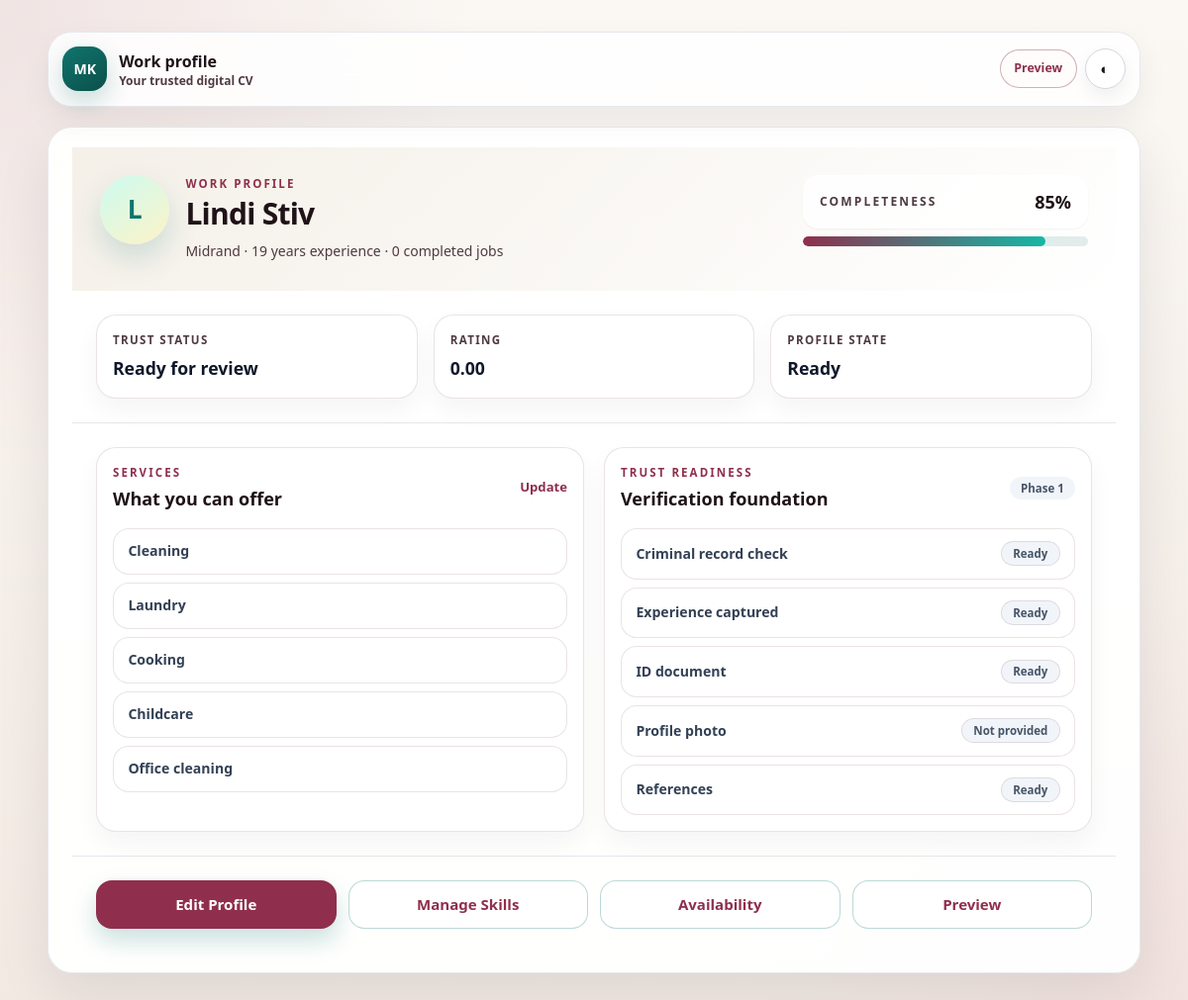
Page /helpers/profile/ (signed in) on the committed database.
### helpers/models.py (models this page shows, shortened)
class HelperProfile(models.Model):
    class TrustStatus(models.TextChoices):
        NEW = "NEW", "New"
        PROFILE_STARTED = "PROFILE_STARTED", "Profile started"
        READY_FOR_REVIEW = "READY_FOR_REVIEW", "Ready for review"
        VERIFIED = "VERIFIED", "Verified"
        SUSPENDED = "SUSPENDED", "Suspended"
    user = models.OneToOneField(settings.AUTH_USER_MODEL, on_delete=models.CASCADE, related_name="helper_profile")
    display_name = models.CharField(max_length=120, blank=True)
    profile_photo = models.FileField(upload_to="helpers/profile_photos/", blank=True, null=True)
    location = models.CharField(max_length=255, blank=True)
    location_locality = models.ForeignKey(
        "locations.Locality",
        on_delete=models.SET_NULL,
        null=True,
        blank=True,
        related_name="helper_profiles",
    )
    preferred_work_area = models.CharField(max_length=255, blank=True)
    preferred_work_area_locality = models.ForeignKey(
        "locations.Locality",
        on_delete=models.SET_NULL,
        null=True,
        blank=True,
        related_name="helper_work_area_profiles",
    )
    bio = models.TextField(blank=True)
    years_experience = models.PositiveSmallIntegerField(default=0)
    availability_summary = models.CharField(max_length=255, blank=True)
    is_active = models.BooleanField(default=True)
    is_profile_complete = models.BooleanField(default=False)
    is_verified = models.BooleanField(default=False)
    trust_status = models.CharField(max_length=24, choices=TrustStatus.choices, default=TrustStatus.NEW)
    profile_completion_percent = models.PositiveSmallIntegerField(default=0)
    average_rating = models.DecimalField(max_digits=3, decimal_places=2, default=0)
    completed_jobs = models.PositiveIntegerField(default=0)
    created_at = models.DateTimeField(auto_now_add=True)
    updated_at = models.DateTimeField(auto_now=True)
    class Meta:
        indexes = [
            models.Index(fields=["is_active", "is_profile_complete"]),
            models.Index(fields=["trust_status"]),
            models.Index(fields=["location"]),
        ]

class HelperSkill(models.Model):
    helper = models.ForeignKey(HelperProfile, on_delete=models.CASCADE, related_name="skills")
    category = models.ForeignKey(ServiceCategory, on_delete=models.PROTECT, related_name="helper_skills")
    years_experience = models.PositiveSmallIntegerField(default=0)
    skill_note = models.CharField(max_length=255, blank=True)
    is_primary = models.BooleanField(default=False)
    created_at = models.DateTimeField(auto_now_add=True)
    updated_at = models.DateTimeField(auto_now=True)
    class Meta:
        unique_together = ("helper", "category")
        ordering = ["-is_primary", "category__sort_order", "category__name"]

class ServiceCategory(models.Model):
    name = models.CharField(max_length=80, unique=True)
    slug = models.SlugField(max_length=120, unique=True)
    description = models.TextField(blank=True)
    is_active = models.BooleanField(default=True)
    sort_order = models.PositiveSmallIntegerField(default=0)
    created_at = models.DateTimeField(auto_now_add=True)
    updated_at = models.DateTimeField(auto_now=True)
    class Meta:
        ordering = ["sort_order", "name"]

class HelperTrustSignal(models.Model):
    class SignalType(models.TextChoices):
        ID_DOCUMENT = "ID_DOCUMENT", "ID document"
        CRIMINAL_RECORD_CHECK = "CRIMINAL_RECORD_CHECK", "Criminal record check"
        REFERENCES = "REFERENCES", "References"
        EXPERIENCE_CAPTURED = "EXPERIENCE_CAPTURED", "Experience captured"
        PROFILE_PHOTO = "PROFILE_PHOTO", "Profile photo"
    class SignalStatus(models.TextChoices):
        NOT_PROVIDED = "NOT_PROVIDED", "Not provided"
        READY = "READY", "Ready"
        PENDING_REVIEW = "PENDING_REVIEW", "Pending review"
        APPROVED = "APPROVED", "Approved"
        REJECTED = "REJECTED", "Rejected"
    helper = models.ForeignKey(HelperProfile, on_delete=models.CASCADE, related_name="trust_signals")
    signal_type = models.CharField(max_length=40, choices=SignalType.choices)
    status = models.CharField(max_length=20, choices=SignalStatus.choices, default=SignalStatus.NOT_PROVIDED)
    notes = models.CharField(max_length=255, blank=True)
    created_at = models.DateTimeField(auto_now_add=True)
    updated_at = models.DateTimeField(auto_now=True)
    class Meta:
        unique_together = ("helper", "signal_type")
        ordering = ["signal_type"]

### accounts/models.py (models this page shows, shortened)
class User(AbstractUser):
    class Role(models.TextChoices):
        EMPLOYER = "EMPLOYER", _("Employer")
        HELPER = "HELPER", _("Helper")
        OPERATIONS = "OPERATIONS", _("Operations")
        ADMIN = "ADMIN", _("Admin")
    email = models.EmailField(_("email address"), unique=True)
    role = models.CharField(max_length=20, choices=Role.choices, blank=True)
    phone_number = models.CharField(max_length=20, unique=True, null=True, blank=True)
    is_phone_verified = models.BooleanField(default=False)
    is_onboarding_complete = models.BooleanField(default=False)
    accepted_terms = models.BooleanField(default=False)
    accepted_terms_at = models.DateTimeField(null=True, blank=True)
    groups = models.ManyToManyField(
        Group,
        verbose_name=_("groups"),
        blank=True,
        help_text=_("The groups this user belongs to. A user will get all permissions granted to each of their groups."),
        related_name="mongikazi_user_set",
        related_query_name="mongikazi_user",
    )
    user_permissions = models.ManyToManyField(
        Permission,
        verbose_name=_("user permissions"),
        blank=True,
        help_text=_("Specific permissions for this user."),
        related_name="mongikazi_user_set",
        related_query_name="mongikazi_user",
    )
    class Meta:
        indexes = [
            models.Index(fields=["role"]),
            models.Index(fields=["phone_number"]),
            models.Index(fields=["is_onboarding_complete"]),
        ]
    @property
    def is_helper(self):
        return self.role == self.Role.HELPER

### helpers/views.py (the view)
# urls.py: path("profile/", views.profile_detail, name="profile_detail"),
@login_required
@require_http_methods(["GET"])
def profile_detail(request):
    guard = _helper_access_guard(request)
    if guard:
        return guard
    profile = get_helper_profile_for_user(request.user)
    if not profile:
        try:
            profile = create_or_update_helper_profile_from_onboarding(request.user)
        except ValidationError:
            return redirect("helpers:profile_incomplete")
    skills = get_helper_skills(profile)
    availability = get_helper_availability(profile)
    trust_signals = get_helper_trust_signals(profile)
    return render(
        request,
        "helpers/profile_detail.html",
        {
            "profile": profile,
            "skills": skills,
            "availability": availability,
            "trust_signals": trust_signals,
        },
    )

### helpers/templates/helpers/profile_detail.html (shortened to what this page needs)
{% extends "base/base_helpers.html" %}
{% block content %}
<section class="mk-hero-panel">
  <div class="flex flex-col gap-5 lg:flex-row lg:items-start lg:justify-between">
    <div class="flex items-start gap-4">
      <div class="mk-avatar-lg">{{ profile.display_name|default:request.user.username|slice:":1" }}</div>
      <div>
        <p class="mk-eyebrow">Work profile</p>
        <h1 class="mt-1 text-2xl font-bold tracking-tight text-slate-950 dark:text-white sm:text-3xl">{{ profile.display_name|default:request.user.username }}</h1>
        <p class="mt-2 max-w-2xl text-sm leading-6 text-mk-muted dark:text-slate-400">
          {{ profile.location|default:"Location not set" }} · {{ profile.years_experience }} years experience · {{ profile.completed_jobs }} completed jobs
        </p>
      </div>
    </div>
    <div class="grid gap-2 sm:min-w-72">
      <div class="flex items-center justify-between rounded-2xl border border-white/60 bg-white/80 px-4 py-3 shadow-sm dark:border-slate-700 dark:bg-slate-900/80">
        <span class="text-xs font-bold uppercase tracking-[0.18em] text-mk-muted dark:text-slate-400">Completeness</span>
        <span class="text-lg font-bold text-mk-primary dark:text-teal-300">{{ profile.profile_completion_percent }}%</span>
      </div>
      <div class="mk-progress-track"><span class="mk-progress-bar" style="width: {{ profile.profile_completion_percent }}%"></span></div>
    </div>
  </div>
</section>
<section class="grid gap-4 p-5 sm:p-6 lg:grid-cols-3">
  <div class="mk-stat-card">
    <span class="mk-stat-label">Trust status</span>
    <strong class="mk-stat-value">{{ profile.get_trust_status_display }}</strong>
  </div>
  <div class="mk-stat-card">
    <span class="mk-stat-label">Rating</span>
    <strong class="mk-stat-value">{{ profile.average_rating }}</strong>
  </div>
  <div class="mk-stat-card">
    <span class="mk-stat-label">Profile state</span>
    <strong class="mk-stat-value">{% if profile.is_profile_complete %}Ready{% else %}In progress{% endif %}</strong>
  </div>
</section>
<section class="grid gap-5 border-t border-mk-border p-5 dark:border-slate-800 sm:p-6 lg:grid-cols-2">
  <div class="mk-section-card">
    <div class="flex items-center justify-between gap-3">
      <div>
        <p class="mk-eyebrow">Services</p>
        <h2 class="mt-1 text-lg font-bold text-slate-950 dark:text-white">What you can offer</h2>
      </div>
      <a href="{% url 'helpers:skills' %}" class="mk-small-link">Update</a>
    </div>
    <ul class="mt-4 grid gap-2 text-sm">
      {% for skill in skills %}
      <li class="mk-list-item"><span>{{ skill.category.name }}</span>{% if skill.is_primary %}<span class="mk-chip">Primary</span>{% endif %}</li>
      {% empty %}
      <li class="mk-empty-line">No services added yet.</li>
      {% endfor %}
    </ul>
  </div>
  <div class="mk-section-card">
    <div class="flex items-center justify-between gap-3">
      <div>
        <p class="mk-eyebrow">Trust readiness</p>
        <h2 class="mt-1 text-lg font-bold text-slate-950 dark:text-white">Verification foundation</h2>
      </div>
      <span class="mk-soft-badge">Phase 1</span>
    </div>
    <ul class="mt-4 grid gap-2 text-sm">
      {% for signal in trust_signals %}
      <li class="mk-list-item"><span>{{ signal.get_signal_type_display }}</span><span class="mk-chip-muted">{{ signal.get_status_display }}</span></li>
      {% empty %}
      <li class="mk-empty-line">No trust signals captured yet.</li>
      {% endfor %}
    </ul>
  </div>
</section>
<section class="border-t border-mk-border p-5 dark:border-slate-800 sm:p-6">
  <div class="grid gap-3 sm:grid-cols-2 lg:grid-cols-4">
    <a href="{% url 'helpers:profile_edit' %}" class="mk-btn-primary text-center">Edit Profile</a>
    <a href="{% url 'helpers:skills' %}" class="mk-btn-secondary text-center">Manage Skills</a>
    <a href="{% url 'helpers:availability' %}" class="mk-btn-secondary text-center">Availability</a>
    <a href="{% url 'helpers:profile_preview' %}" class="mk-btn-secondary text-center">Preview</a>
  </div>
</section>
{% endblock %}

### helpers/templates/base/base_helpers.html (shortened to what this page needs)
{% load static %}
<!DOCTYPE html>
<html lang="en" class="scroll-smooth" data-theme="light">
<head>
  {% include "partials/mk_head.html" %}
  <link rel="stylesheet" href="{% static 'website/css/mk-portal.css' %}">
  <link rel="stylesheet" href="{% static 'website/css/public_app.css' %}">
  <link rel="stylesheet" href="{% static 'helpers/css/helpers.css' %}">
</head>
<body class="mk-body min-h-screen bg-mk-bg text-mk-text font-sans antialiased">
  <main class="mk-page-wrap relative">
    <header class="mk-topbar mk-mobile-header">
      <a href="{% url 'helpers:profile_detail' %}" class="flex min-w-0 items-center gap-3">
        <span class="mk-brand" aria-hidden="true">MK</span>
        <span class="min-w-0">
          <strong class="block truncate text-base font-extrabold text-mk-text">Work profile</strong>
          <span class="block truncate text-xs font-semibold text-mk-muted">Your trusted digital CV</span>
        </span>
      </a>
      <div class="flex items-center gap-2">
        <a href="{% url 'helpers:profile_preview' %}" class="mk-top-link hidden sm:inline-flex">Preview</a>
        <button type="button" data-theme-toggle class="mk-icon-button" aria-label="Toggle dark mode">&#9680;</button>
      </div>
    </header>
    <section class="mk-card overflow-hidden">
      {% block content %}{% endblock %}
    </section>
  </main>
</body>
</html>

### website/templates/partials/mk_head.html (shortened to what this page needs)
{% load static %}
<script src="https://cdn.tailwindcss.com"></script>
<link rel="stylesheet" href="{% static 'website/css/mk-tokens.css' %}">

### rows in the picture
HelperProfile: display_name "L", display_name "Lindi Stiv", location "Midrand", years_experience "19", completed_jobs "0", profile_completion_percent "85", trust_status "Ready for review", average_rating "0.00"
HelperSkill: category.name "Cleaning"
HelperSkill: category.name "Laundry"
HelperSkill: category.name "Cooking"
HelperSkill: category.name "Childcare"
HelperSkill: category.name "Office cleaning"
HelperTrustSignal: signal_type "Criminal record check", status "Ready"
HelperTrustSignal: signal_type "Experience captured", status "Ready"
HelperTrustSignal: signal_type "ID document", status "Ready"
HelperTrustSignal: signal_type "Profile photo", status "Not provided"
HelperTrustSignal: signal_type "References", status "Ready"
